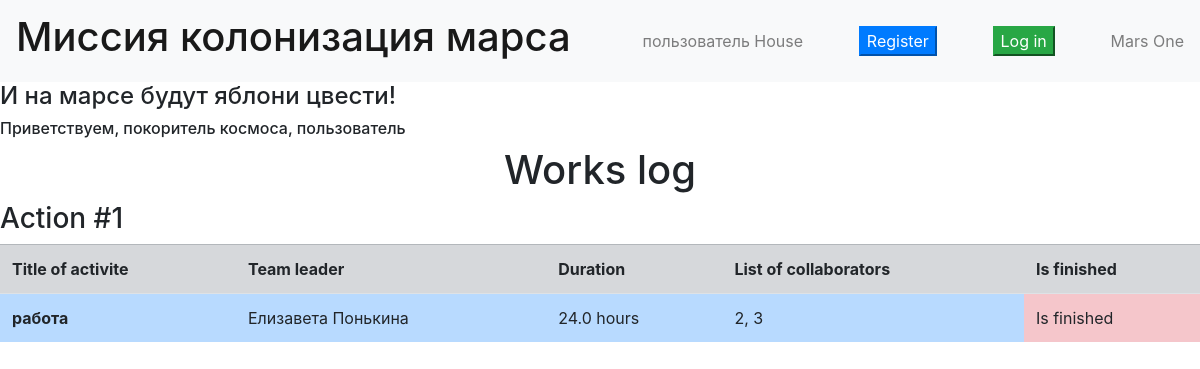
Before: / with the older database file.
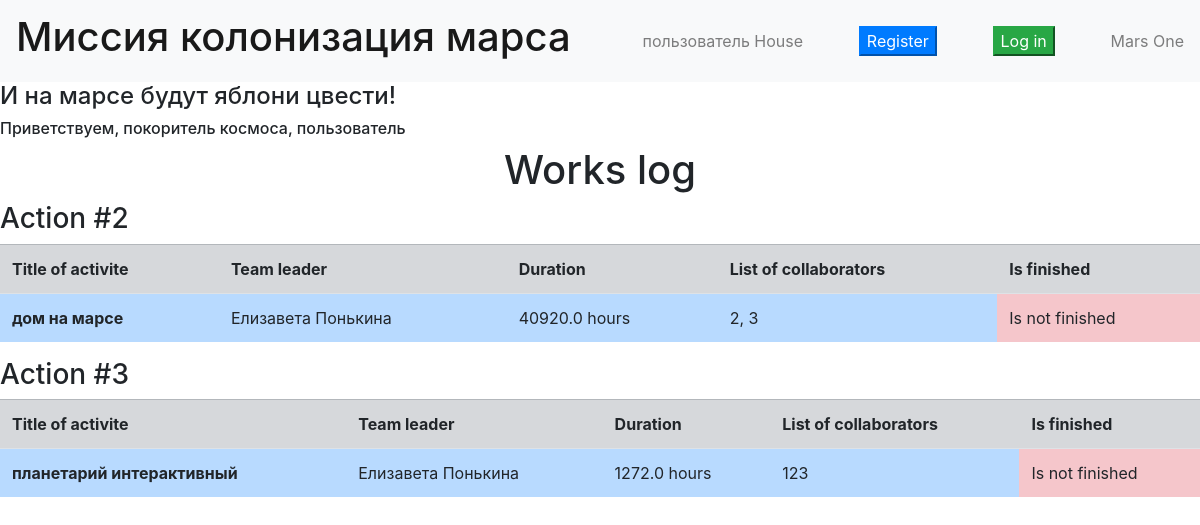
After: the same page with the newer database file.
### data/jobs.py (models this page shows)
class Jobs(SqlAlchemyBase):
    __tablename__ = 'jobs'
    id = sqlalchemy.Column(sqlalchemy.Integer, primary_key=True, autoincrement=True)
    team_leader = sqlalchemy.Column(sqlalchemy.Integer, sqlalchemy.ForeignKey("users.id"), nullable=True)
    job = sqlalchemy.Column(sqlalchemy.String, nullable=True)
    work_size = sqlalchemy.Column(sqlalchemy.Integer, nullable=True)
    collaborators = sqlalchemy.Column(sqlalchemy.String, nullable=True)
    start_date = sqlalchemy.Column(sqlalchemy.DateTime, default=datetime.datetime.now)
    end_date = sqlalchemy.Column(sqlalchemy.DateTime, default=datetime.datetime.now)
    is_finished = sqlalchemy.Column(sqlalchemy.Boolean, nullable=True)
    user = orm.relationship('User')

### main.py (the view)
@app.route('/')
def main():
    db_session.global_init("db/mars_explorer.db")
    db_sess = db_session.create_session()
    jobs = db_sess.query(Jobs)
    lst = []
    for job in jobs:
        try:
            user = db_sess.query(User).filter(User.id == job.team_leader).first()
            user_fullname = user.name + ' ' + user.surname
            is_finished = 'Is not finished'
            duration = job.end_date - job.start_date
            if job.is_finished:
                is_finished = 'Is finished'
            lst.append(
                [job.id, job.job, user_fullname, str(duration.total_seconds() // 3600) + ' hours', job.collaborators,
                 is_finished])
        except Exception:
            break
    if current_user.__class__.__name__ == 'User':
        return render_template('jobs_list.html', list=lst, username=current_user.name)
    return render_template('jobs_list.html', title='Главная',  username='пользователь', list=lst)

### data/db_session.py (called while the page is built, shortened)
def global_init(db_file):
    global __factory
    if __factory:
        return

def create_session() -> Session:
    global __factory
    return __factory()

### templates/jobs_list.html
{% extends "index.html" %}
{% block content %}
<h1>Works log</h1>
{% for job in list %}
<h3>
    Action #{{ job[0] }}
</h3>
    <table class="table">
        <tr class="table-secondary">
            <th scope="col">Title of activite</th>
            <th scope="col">Team leader</th>
            <th scope="col">Duration</th>
            <th scope="col">List of collaborators</th>
            <th scope="col">Is finished</th>
        </tr>
        <tr>
            <th scope="row" class="table-primary">
                {{ job[1] }}
            </th>
            <td class="table-primary">
                {{ job[2] }}
            </td>
            <td class="table-primary">
                {{ job[3] }}
            </td>
            <td class="table-primary">
                {{ job[4] }}
            </td>
            <td class="table-danger">
                {{ job[5] }}
            </td>
        </tr>
    </table>
    {% endfor %}
{% endblock %}

### templates/index.html (shortened to what this page needs)
<!doctype html>
<html lang="en">
<head>
    <link rel="stylesheet"
          href="https://stackpath.bootstrapcdn.com/bootstrap/4.4.1/css/bootstrap.min.css"
>
</head>
<body>
<header>
    <nav class="navbar navbar-light bg-light">
        <a class="navbar-brand" href="#"><h1>Миссия колонизация марса</h1></a>
        <span class="navbar-text" onclick="window.open('logout')">
        {{ username }} House
        </span>
        <button class="btn-primary" onclick="window.open('registration')">Register</button>
        <button class="btn-success" onclick="window.open('login')">Log in</button>
        <span class="navbar-text">
        Mars One
        </span>
    </nav>
</header>
<h4>И на марсе будут яблони цвести!</h4>
<h6>Приветствуем, покоритель космоса, {{ username }}</h6>
<main>
    {% block content %}{% endblock %}
</main>
</body>
</html>

### templates/index.html (style rules this page uses)
h1 { text-align: center; }
th { margin: 10px; }

Changed rows visible on the page:
removed Jobs: id "1", job "работа", job "Елизавета Понькина", work_size "24.0 hours", collaborators "2, 3", job "Is finished"
added Jobs: id "2", job "дом на марсе", job "Елизавета Понькина", job "40920.0 hours", collaborators "2, 3", job "Is not finished"
added Jobs: id "3", job "планетарий интерактивный", job "Елизавета Понькина", work_size "1272.0 hours", collaborators "123", job "Is not finished"
